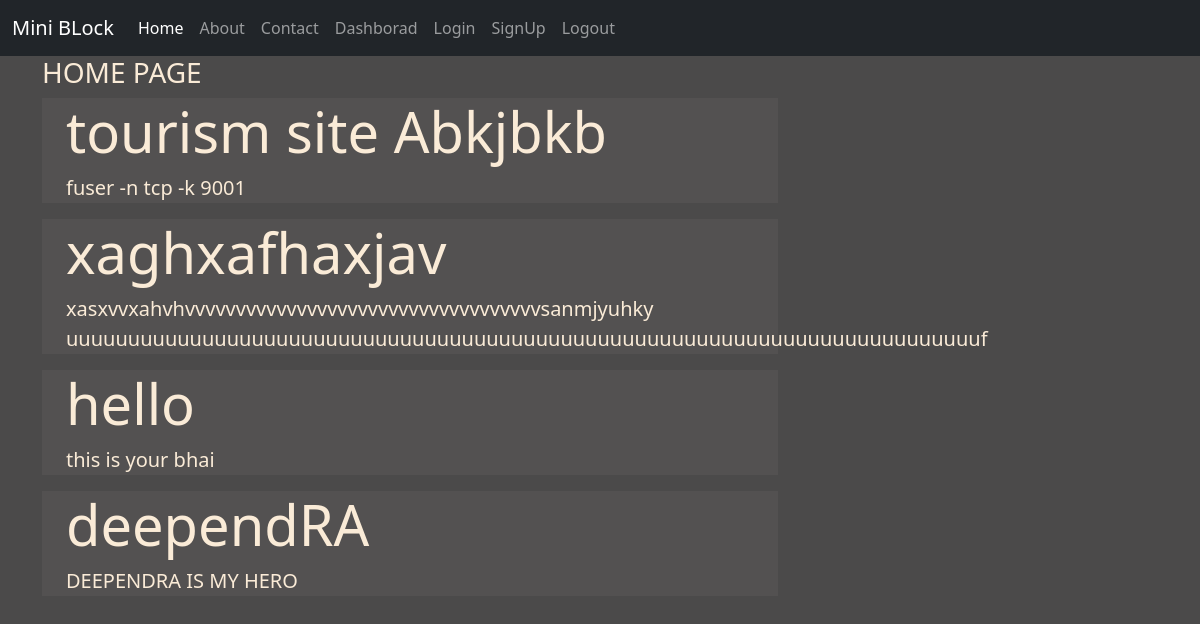
The page / on the database its author committed.
### blog/models.py (models this page shows)
class  post(models.Model):
    title = models.CharField(max_length=150)
    desc = models.TextField()

### blog/views.py (the view)
# urls.py: 2. Add a URL to urlpatterns:  path('', views.home, name='home')
def home(request):
    posts = post.objects.all()
    return render(request, 'blog/home.html', {'posts': posts})

### blog/templates/blog/home.html
{% extends 'blog/base.html' %} {% load static %} {% block content %}
<div class="col-sm-8">
  <h3>HOME PAGE</h3>
  {% for post in posts%}
  <div class="jumbotron jumbotron-fluid jumbo-color">
    <div class="container">
      <h1 class="display-4">{{post.title}}</h1>
      <p class="lead">{{post.desc}}</p>
    </div>
  </div>
  {% endfor %}
</div>
{% endblock content %}

### blog/static/blog/css/style.css (style rules this page uses)
body { background-color: rgb(75, 74, 74); color: antiquewhite; }
.jumbo-color { background-color: rgb(83, 81, 81); }

### rows shown on the page
post: title "tourism site Abkjbkb", desc "fuser -n tcp -k 9001"
post: title "xaghxafhaxjav", desc "xasxvvxahvhvvvvvvvvvvvvvvvvvvvvvvvvvvvvvvvvvvvsanmjyuhky uuuuuuuuuuuuuuuuuuuuuuuuuuuuuuuuuuuuuuuuuuuuuuuuuuuuuuuuuuuuuuuuuuuuuuuuuuf"
post: title "hello", desc "this is your bhai"
post: title "deependRA", desc "DEEPENDRA IS MY HERO"
